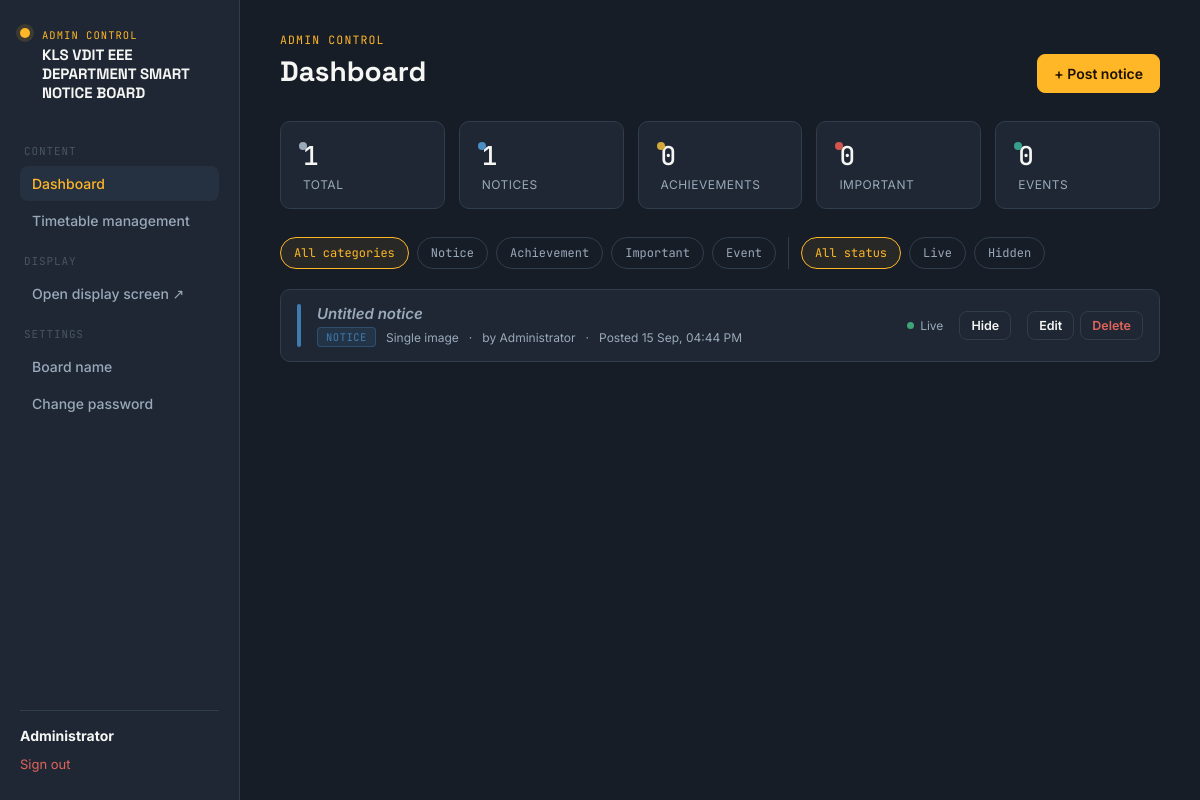
Page /dashboard (signed in) on the earlier database version.
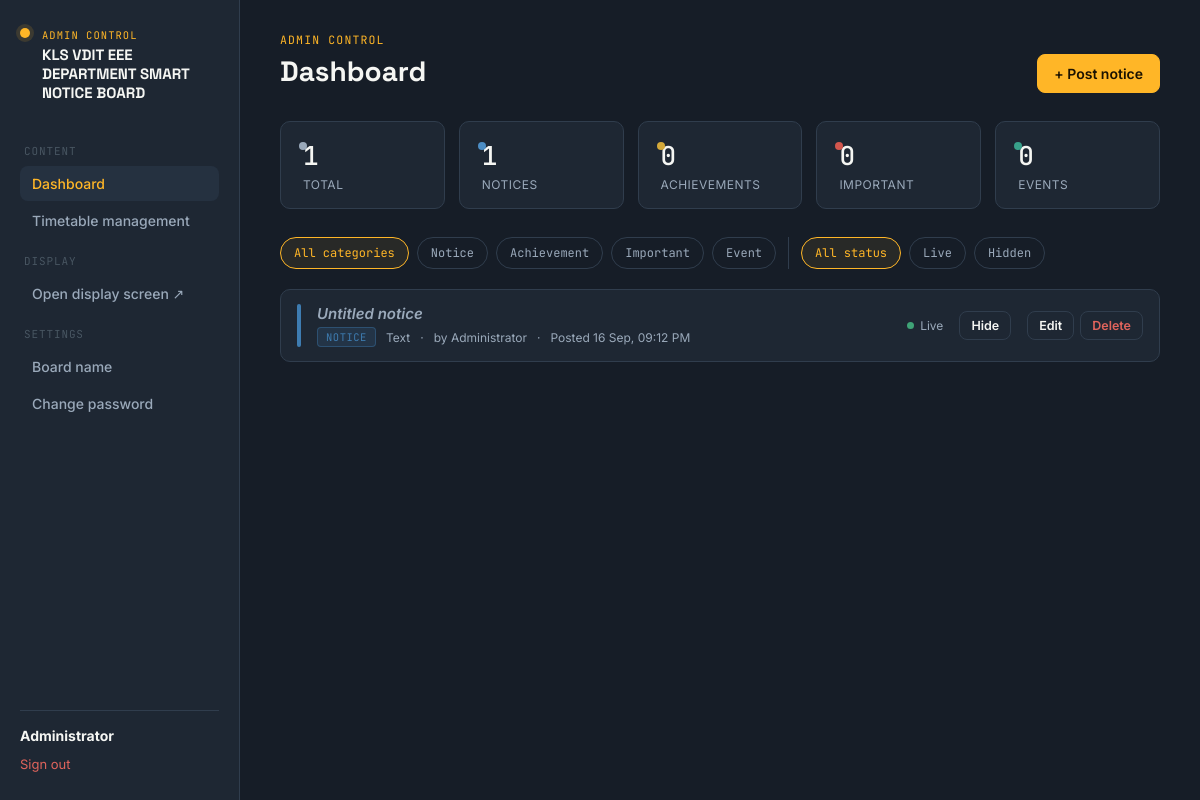
Same page on the later database version.
### app.py (models this page shows, shortened)
class Settings(db.Model):
    id = db.Column(db.Integer, primary_key=True)
    board_title = db.Column(db.String(200), nullable=False, default=DEFAULT_BOARD_TITLE)

class User(UserMixin, db.Model):
    id = db.Column(db.Integer, primary_key=True)
    username = db.Column(db.String(64), unique=True, nullable=False)
    name = db.Column(db.String(128), nullable=False)
    password_hash = db.Column(db.String(255), nullable=False)
    role = db.Column(db.String(16), nullable=False, default="staff")  # admin | staff
    created_at = db.Column(db.DateTime, default=datetime.now)

class Notice(db.Model):
    id = db.Column(db.Integer, primary_key=True)
    title = db.Column(db.String(200), nullable=False)
    category = db.Column(db.String(20), nullable=False, default="notice")
    display_type = db.Column(db.String(20), nullable=False, default="text")
    text_content = db.Column(db.Text, nullable=True)
    images = db.Column(db.Text, nullable=True)  # JSON list of filenames
    video_filename = db.Column(db.String(255), nullable=True)
    image_fit = db.Column(db.String(10), nullable=False, default=DEFAULT_IMAGE_FIT)  # cover | contain
    is_active = db.Column(db.Boolean, default=True)
    priority = db.Column(db.Integer, default=0)  # higher shows first
    duration_seconds = db.Column(db.Integer, default=10)  # how long to show in the normal rotation
    popup_duration_seconds = db.Column(db.Integer, default=15)  # how long an "important" full-screen popup stays up (separate from rotation duration)
    show_caption = db.Column(db.Boolean, default=True)  # if False, photo notices show pure full-bleed image — no badge/title/date bar at all
    created_by_id = db.Column(db.Integer, db.ForeignKey("user.id"))
    created_by = db.relationship("User", backref="notices")
    created_at = db.Column(db.DateTime, default=datetime.now)
    updated_at = db.Column(db.DateTime, default=datetime.now, onupdate=datetime.now)
    expires_at = db.Column(db.Date, nullable=True)
    ocr_used = db.Column(db.Boolean, default=False)
    ocr_source_filename = db.Column(db.String(255), nullable=True)
    ocr_extracted_at = db.Column(db.DateTime, nullable=True)
    def is_expired(self):
        if self.expires_at is None:
            return False
        return self.expires_at < date.today()
    def category_label(self):
        return CATEGORIES.get(self.category, {}).get("label", self.category)
    def category_color(self):
        return CATEGORIES.get(self.category, {}).get("color", "#888888")

### app.py (the view)
@app.route("/dashboard")
@login_required
def dashboard():
    category_filter = request.args.get("category", "all")
    status_filter = request.args.get("status", "all")
    query = Notice.query
    if category_filter != "all":
        query = query.filter_by(category=category_filter)
    if status_filter == "active":
        query = query.filter_by(is_active=True)
    elif status_filter == "inactive":
        query = query.filter_by(is_active=False)
    notices = query.order_by(Notice.priority.desc(), Notice.created_at.desc()).all()
    counts = {
        "total": Notice.query.count(),
        "notice": Notice.query.filter_by(category="notice").count(),
        "achievement": Notice.query.filter_by(category="achievement").count(),
        "important": Notice.query.filter_by(category="important").count(),
        "event": Notice.query.filter_by(category="event").count(),
        "active": Notice.query.filter_by(is_active=True).count(),
    }
    return render_template(
        "dashboard.html",
        notices=notices,
        categories=CATEGORIES,
        counts=counts,
        category_filter=category_filter,
        status_filter=status_filter,
        type_labels=DISPLAY_TYPE_LABELS,
    )

### app.py (called while the page is built)
def get_settings():
    settings = Settings.query.first()
    if settings is None:
        settings = Settings(board_title=DEFAULT_BOARD_TITLE)
        db.session.add(settings)
        db.session.commit()
    return settings

@app.context_processor
def inject_settings():
    return {
        "site_settings": get_settings(),
        "asset_version": ASSET_VERSION,
        "ocr_available": PYTESSERACT_AVAILABLE and PYMUPDF_AVAILABLE,
    }

@login_manager.user_loader
def load_user(user_id):
    return User.query.get(int(user_id))

### templates/dashboard.html (shortened to what this page needs)
{% extends "base.html" %}
{% block content %}
{% set active = 'dashboard' %}
<div class="shell">
  {% include "_sidebar.html" with context %}
  <main class="main">
    <div class="page-head">
      <div>
        <span class="eyebrow">Admin Control</span>
        <h1>Dashboard</h1>
      </div>
      <a href="{{ url_for('add_notice') }}" class="btn btn-primary">+ Post notice</a>
    </div>
    <div class="stat-row">
      <div class="stat-card accent-dot" style="--dot: var(--ink-dim)"><div class="n">{{ counts.total }}</div><div class="l">Total</div></div>
      <div class="stat-card accent-dot" style="--dot: var(--cat-notice)"><div class="n">{{ counts.notice }}</div><div class="l">Notices</div></div>
      <div class="stat-card accent-dot" style="--dot: var(--cat-achievement)"><div class="n">{{ counts.achievement }}</div><div class="l">Achievements</div></div>
      <div class="stat-card accent-dot" style="--dot: var(--cat-important)"><div class="n">{{ counts.important }}</div><div class="l">Important</div></div>
      <div class="stat-card accent-dot" style="--dot: var(--cat-event)"><div class="n">{{ counts.event }}</div><div class="l">Events</div></div>
    </div>
    <div class="filter-bar">
      <a href="{{ url_for('dashboard', category='all', status=status_filter) }}" class="chip {{ 'active' if category_filter=='all' }}">All categories</a>
      {% for key, meta in categories.items() %}
      <a href="{{ url_for('dashboard', category=key, status=status_filter) }}" class="chip {{ 'active' if category_filter==key }}">{{ meta.label }}</a>
      {% endfor %}
      <a href="{{ url_for('dashboard', category=category_filter, status='all') }}" class="chip {{ 'active' if status_filter=='all' }}">All status</a>
      <a href="{{ url_for('dashboard', category=category_filter, status='active') }}" class="chip {{ 'active' if status_filter=='active' }}">Live</a>
      <a href="{{ url_for('dashboard', category=category_filter, status='inactive') }}" class="chip {{ 'active' if status_filter=='inactive' }}">Hidden</a>
    </div>
    {% if notices %}
    <div class="notice-list">
      {% for n in notices %}
      <div class="notice-row" style="--cat: {{ n.category_color() }}">
        <div class="stripe"></div>
        <div class="info">
          <h3 {% if not n.title %}style="color:var(--ink-dim); font-style:italic;"{% endif %}>{{ n.title or 'Untitled notice' }}</h3>
          <div class="meta">
            <span class="tag">{{ n.category_label() }}</span>
            <span>{{ type_labels.get(n.display_type, n.display_type) }}</span>
            <span>·</span>
            <span>by {{ n.created_by.name if n.created_by else 'unknown' }}</span>
            <span>·</span>
            <span>Posted {{ n.created_at.strftime('%d %b, %I:%M %p') if n.created_at else n.updated_at.strftime('%d %b, %I:%M %p') }}</span>
          </div>
        </div>
        <div style="display:flex; align-items:center; gap:6px; font-size:12px; color:var(--ink-dim);">
          <span class="status-dot {{ 'on' if n.is_active else 'off' }}"></span>
          {{ 'Live' if n.is_active else 'Hidden' }}
        </div>
        <form method="POST" action="{{ url_for('toggle_notice', notice_id=n.id) }}">
          <button class="btn btn-ghost btn-sm">{{ 'Hide' if n.is_active else 'Show' }}</button>
        </form>
        <div class="actions">
          <a class="btn btn-ghost btn-sm" href="{{ url_for('edit_notice', notice_id=n.id) }}">Edit</a>
          <form method="POST" action="{{ url_for('delete_notice', notice_id=n.id) }}" onsubmit="return confirm('Delete this notice permanently?');">
            <button class="btn btn-ghost btn-sm btn-danger">Delete</button>
          </form>
        </div>
      </div>
      {% endfor %}
    </div>
    {% else %}
    <div class="empty-state">
      <h3>Nothing here yet</h3>
    </div>
    {% endif %}
  </main>
</div>
{% endblock %}

### templates/base.html (shortened to what this page needs)
<!DOCTYPE html>
<html lang="en">
<head>
<link rel="stylesheet" href="{{ url_for('static', filename='css/style.css') }}">
</head>
<body class="{% block body_class %}{% endblock %}">
{% block content %}{% endblock %}
</body>
</html>

### templates/_sidebar.html
<aside class="sidebar">
  <div class="brand-block">
    <span class="brand-mark"></span>
    <div class="brand-text">
      <span class="brand-eyebrow">Admin Control</span>
      <span class="brand-name">{{ site_settings.board_title }}</span>
    </div>
  </div>
  <nav class="nav-group">
    <span class="nav-label">Content</span>
    <a class="nav-link {{ 'active' if active=='dashboard' }}" href="{{ url_for('dashboard') }}">Dashboard</a>
    <a class="nav-link {{ 'active' if active=='timetable' }}" href="{{ url_for('timetable_list') }}">Timetable management</a>
    <span class="nav-label">Display</span>
    <a class="nav-link" href="{{ url_for('display') }}" target="_blank">Open display screen ↗</a>
    <span class="nav-label">Settings</span>
    <a class="nav-link {{ 'active' if active=='settings' }}" href="{{ url_for('board_settings') }}">Board name</a>
    <a class="nav-link {{ 'active' if active=='password' }}" href="{{ url_for('change_password') }}">Change password</a>
  </nav>
  <div class="sidebar-footer">
    <strong>{{ current_user.name }}</strong>
    <a class="logout-link" href="{{ url_for('logout') }}">Sign out</a>
  </div>
</aside>

Differences in the rows shown:
changed Notice "Untitled notice": get "Single image" → "Text"; created_at "15 Sep, 04:44 PM" → "16 Sep, 09:12 PM"
